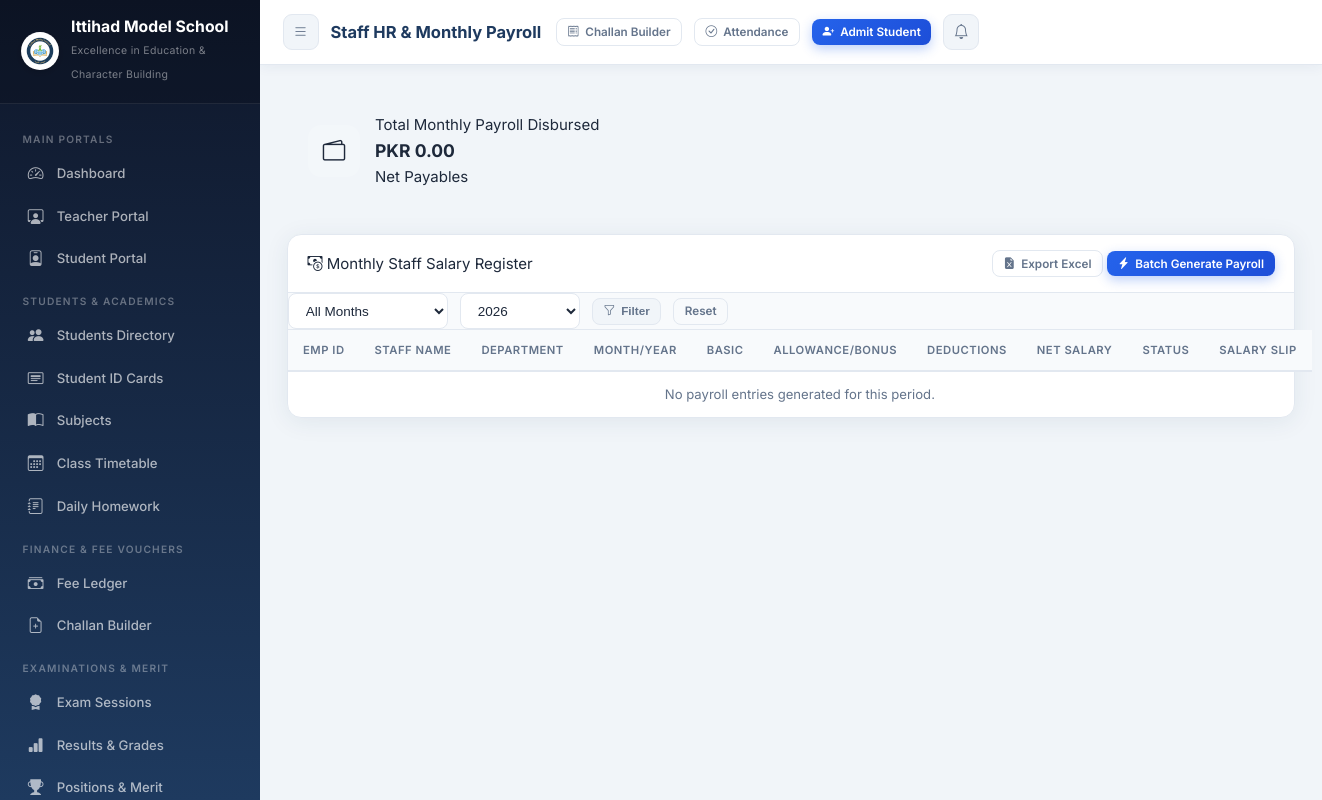
Screenshot of /payroll/ (signed in) with the database file from the repository.
### core/models.py (models this page shows, shortened)
class SchoolSetting(models.Model):
    school_name        = models.CharField(max_length=200, default='Ittihad Model School')
    tagline            = models.CharField(max_length=250, default='Excellence in Education & Character Building')
    registration_no    = models.CharField(max_length=100, default='REG-IMS-2026-987')
    address            = models.TextField(default='Sector H-9, Educational Complex, Capital City')
    contact_phone      = models.CharField(max_length=50, default='+92 51 9876543 / 0300-1234567')
    email              = models.EmailField(default='info@ittihadmodelschool.edu.pk')
    website            = models.URLField(default='https://ittihadmodelschool.edu.pk', blank=True)
    logo               = models.ImageField(upload_to='school_branding/', default='school_branding/logo.png', blank=True, null=True)
    bank_name          = models.CharField(max_length=100, default='National Allied Bank Ltd')
    bank_account_title = models.CharField(max_length=150, default='Ittihad Model School Trust')
    bank_account_no    = models.CharField(max_length=50, default='0123-4567890123')
    iban               = models.CharField(max_length=50, default='PK36NABL0000012345678901')
    bank_branch        = models.CharField(max_length=100, default='Main Campus Branch (Code: 0422)')
    currency_symbol    = models.CharField(max_length=10, default='PKR')
    late_fee_per_day   = models.DecimalField(max_digits=8, decimal_places=2, default=50.00)
    principal_name     = models.CharField(max_length=100, default='Prof. Dr. Sarah Jenkins')
    @classmethod
    def get_settings(cls):
        obj, _ = cls.objects.get_or_create(
            id=1,
            defaults={
                'school_name': 'Ittihad Model School',
                'tagline': 'Excellence in Education & Character Building',
                'logo': 'school_branding/logo.png',
            }
        )
        return obj

### core/views.py (the view)
# urls.py: path('payroll/',                     views.payroll_list,             name='payroll_list'),
@login_required
def payroll_list(request):
    month = request.GET.get('month', '')
    year  = int(request.GET.get('year', date.today().year))
    payrolls = Payroll.objects.select_related('staff').filter(year=year)
    if month:
        payrolls = payrolls.filter(month=month)
    total_net = payrolls.aggregate(t=Sum('net_salary'))['t'] or Decimal('0.00')
    return render(request, 'core/payroll_list.html', {
        'payrolls': payrolls,
        'months': MONTH_CHOICES,
        'selected_month': month,
        'selected_year': year,
        'years': range(2022, date.today().year + 2),
        'total_net': total_net,
    })

### core/context_processors.py (called while the page is built)
def school_settings_processor(request):
    try:
        setting = SchoolSetting.get_settings()
    except Exception:
        setting = None
    return {
        'school_setting': setting,
        'SCHOOL_NAME': setting.school_name if setting else 'Ittihad Model School',
    }

### templates/core/payroll_list.html (shortened to what this page needs)
{% extends "base.html" %}
{% block page_title %}Staff HR & Monthly Payroll{% endblock %}
{% block content %}
<div class="stat-grid mb-4">
  <div class="stat-card fade-in">
    <div class="stat-icon icon-green">
      <i class="bi bi-wallet2"></i>
    </div>
    <div class="stat-info">
      <span class="stat-label">Total Monthly Payroll Disbursed</span>
      <h3>PKR {{ total_net|floatformat:2 }}</h3>
      <span class="stat-sub text-success">Net Payables</span>
    </div>
  </div>
</div>
<div class="card fade-in">
  <div class="card-header" style="display:flex; justify-content:space-between; align-items:center; flex-wrap:wrap; gap:12px;">
    <div class="card-title"><i class="bi bi-cash-coin text-primary"></i> Monthly Staff Salary Register</div>
    <div class="actions-group">
      <a href="{% url 'export_payroll_excel' %}" class="btn btn-outline btn-sm">
        <i class="bi bi-file-earmark-excel-fill text-success"></i> Export Excel
      </a>
      <a href="{% url 'payroll_generate' %}" class="btn btn-primary btn-sm">
        <i class="bi bi-lightning-charge-fill"></i> Batch Generate Payroll
      </a>
    </div>
  </div>
  <div class="filter-toolbar p-3" style="background:#F8FAFC; border-bottom:1px solid #E2E8F0;">
    <form method="get" class="filter-form" style="display:flex; gap:12px; flex-wrap:wrap; align-items:center;">
      <select name="month" class="form-select form-select-sm" style="max-width:160px;">
        <option value="">All Months</option>
      </select>
      <select name="year" class="form-select form-select-sm" style="max-width:120px;">
        {% for y in years %}
          <option value="{{ y }}" {% if selected_year == y %}selected{% endif %}>{{ y }}</option>
        {% endfor %}
      </select>
      <button type="submit" class="btn btn-sm btn-secondary"><i class="bi bi-funnel"></i> Filter</button>
      <a href="{% url 'payroll_list' %}" class="btn btn-sm btn-outline">Reset</a>
    </form>
  </div>
  <div class="card-body p-0">
    <div class="table-responsive">
      <table class="table mb-0">
        <thead>
          <tr>
            <th>Emp ID</th>
            <th>Staff Name</th>
            <th>Department</th>
            <th>Month/Year</th>
            <th>Basic</th>
            <th>Allowance/Bonus</th>
            <th>Deductions</th>
            <th>Net Salary</th>
            <th>Status</th>
            <th>Salary Slip</th>
          </tr>
        </thead>
        <tbody>
          {% for p in payrolls %}
            <tr>
              <td><strong>{{ p.staff.emp_id }}</strong></td>
              <td><strong>{{ p.staff.name }}</strong></td>
              <td>{{ p.staff.department }}</td>
              <td>{{ p.month }} {{ p.year }}</td>
              <td>PKR {{ p.basic_salary|floatformat:2 }}</td>
              <td class="text-success">+ PKR {{ p.allowance|add:p.bonus|floatformat:2 }}</td>
              <td class="text-danger">- PKR {{ p.deductions|add:p.advance_deduction|floatformat:2 }}</td>
              <td class="font-weight-bold" style="color:#0F766E;">PKR {{ p.net_salary|floatformat:2 }}</td>
              <td>
                <span class="badge badge-{% if p.status == 'Paid' %}success{% elif p.status == 'Generated' %}info{% else %}warning{% endif %}">
                  {{ p.status }}
                </span>
              </td>
              <td>
                <a href="{% url 'payroll_slip_pdf' p.pk %}" target="_blank" class="btn btn-xs btn-outline">
                  <i class="bi bi-printer-fill"></i> Pay Slip (PDF)
                </a>
              </td>
            </tr>
          {% empty %}
            <tr>
              <td colspan="10" class="text-center py-4 text-muted">No payroll entries generated for this period.</td>
            </tr>
          {% endfor %}
        </tbody>
      </table>
    </div>
  </div>
</div>
{% endblock %}

### templates/base.html (shortened to what this page needs)
<!DOCTYPE html>
<html lang="en">
<head>
  {% load static %}
  <link rel="stylesheet" href="{% static 'css/style.css' %}">
  <link rel="stylesheet" href="https://cdn.jsdelivr.net/npm/bootstrap-icons@1.11.1/font/bootstrap-icons.css">
</head>
<body>
<aside class="sidebar" id="sidebar">
  <div class="sidebar-brand">
    <div class="brand-icon" style="display:flex; align-items:center; justify-content:center; background:none;">
      {% if school_setting.logo %}
        <img src="{{ school_setting.logo.url }}" alt="Logo" style="width:38px; height:38px; border-radius:50%; object-fit:contain; background:white; padding:1px; box-shadow:0 2px 6px rgba(0,0,0,0.15);">
      {% else %}
        <img src="{% static 'images/logo.png' %}" alt="Logo" style="width:38px; height:38px; border-radius:50%; object-fit:contain; background:white; padding:1px; box-shadow:0 2px 6px rgba(0,0,0,0.15);" onerror="this.outerHTML='🏫'">
      {% endif %}
    </div>
    <div class="brand-text">
      <h2 style="font-size:1.05rem; line-height:1.2;">{{ school_setting.school_name|default:"Ittihad Model School" }}</h2>
      <span style="font-size:0.7rem; letter-spacing:0.3px;">{{ school_setting.tagline|default:"Excellence in Education" }}</span>
    </div>
  </div>
  <nav class="sidebar-menu">
    <div class="menu-label">Main Portals</div>
    <div class="nav-item">
      <a href="{% url 'dashboard' %}" class="nav-link">
        <span class="nav-icon"><i class="bi bi-speedometer2"></i></span>
        Dashboard
      </a>
    </div>
    <div class="nav-item">
      <a href="{% url 'teacher_portal' %}" class="nav-link">
        <span class="nav-icon"><i class="bi bi-person-workspace"></i></span>
        Teacher Portal
      </a>
    </div>
    <div class="nav-item">
      <a href="{% url 'student_portal' %}" class="nav-link">
        <span class="nav-icon"><i class="bi bi-person-badge"></i></span>
        Student Portal
      </a>
    </div>
    <div class="menu-label">Students & Academics</div>
    <div class="nav-item">
      <a href="{% url 'student_list' %}" class="nav-link">
        <span class="nav-icon"><i class="bi bi-people-fill"></i></span>
        Students Directory
      </a>
    </div>
    <div class="nav-item">
      <a href="{% url 'student_id_cards_pdf' %}" target="_blank" class="nav-link">
        <span class="nav-icon"><i class="bi bi-card-heading"></i></span>
        Student ID Cards
      </a>
    </div>
    <div class="nav-item">
      <a href="{% url 'subject_list' %}" class="nav-link">
        <span class="nav-icon"><i class="bi bi-book-half"></i></span>
        Subjects
      </a>
    </div>
    <div class="nav-item">
      <a href="{% url 'timetable_list' %}" class="nav-link">
        <span class="nav-icon"><i class="bi bi-calendar3"></i></span>
        Class Timetable
      </a>
    </div>
    <div class="nav-item">
      <a href="{% url 'homework_list' %}" class="nav-link">
        <span class="nav-icon"><i class="bi bi-journal-text"></i></span>
        Daily Homework
      </a>
    </div>
    <div class="menu-label">Finance & Fee Vouchers</div>
    <div class="nav-item">
      <a href="{% url 'fee_list' %}" class="nav-link">
        <span class="nav-icon"><i class="bi bi-cash-stack"></i></span>
        Fee Ledger
      </a>
    </div>
    <div class="nav-item">
      <a href="{% url 'bulk_voucher_generate' %}" class="nav-link">
        <span class="nav-icon"><i class="bi bi-file-earmark-plus"></i></span>
        Challan Builder
      </a>
    </div>
    <div class="menu-label">Examinations & Merit</div>
    <div class="nav-item">
      <a href="{% url 'exam_list' %}" class="nav-link">
        <span class="nav-icon"><i class="bi bi-award-fill"></i></span>
        Exam Sessions
      </a>
    </div>
    <div class="nav-item">
      <a href="{% url 'result_list' %}" class="nav-link">
        <span class="nav-icon"><i class="bi bi-bar-chart-fill"></i></span>
        Results & Grades
      </a>
    </div>
    <div class="nav-item">
      <a href="{% url 'merit_list_view' %}" class="nav-link">
        <span class="nav-icon"><i class="bi bi-trophy-fill"></i></span>
        Positions & Merit
      </a>
    </div>
  </nav>
</aside>
<header class="topbar">
  <div style="display:flex; align-items:center; gap:12px;">
    <button class="btn-icon" id="menuToggle" aria-label="Toggle menu">
      <i class="bi bi-list"></i>
    </button>
    <div class="topbar-title">{% block page_title %}EduManage Dashboard{% endblock %}</div>
  </div>
  <div class="topbar-actions">
    <a href="{% url 'bulk_voucher_generate' %}" class="btn btn-outline btn-sm" title="Generate Monthly Vouchers">
      <i class="bi bi-receipt"></i> <span class="d-none-sm">Challan Builder</span>
    </a>
    <a href="{% url 'student_attendance' %}" class="btn btn-outline btn-sm" title="Mark Daily Attendance">
      <i class="bi bi-check-circle"></i> <span class="d-none-sm">Attendance</span>
    </a>
    <a href="{% url 'student_add' %}" class="btn btn-primary btn-sm" id="quickAddStudent">
      <i class="bi bi-person-plus-fill"></i> <span class="d-none-sm">Admit Student</span>
    </a>
    <a href="{% url 'notifications' %}" class="btn-icon" id="notifBtn" title="Notifications">
      <i class="bi bi-bell"></i>
    </a>
  </div>
</header>
<main class="main-content">
  <div class="page-body">
    {% block content %}{% endblock %}
  </div>
</main>
</body>
</html>

### rows the page displays
SchoolSetting: logo (picture), school_name "Ittihad Model School", tagline "Excellence in Education & Character Building"

### other values shown
{{ total_net|floatformat:2 }} "0.00"
form field year "2026"
